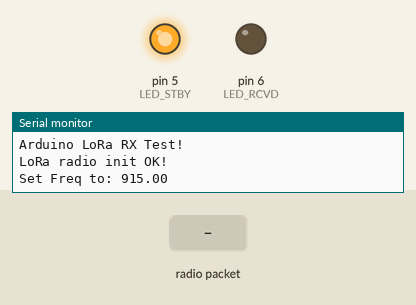
A sketch run on a simulated Arduino Uno, built with avr-gcc and run on an emulated ATmega328P. Parts: output pins drawn as LEDs (lit = HIGH), the last lines printed to the serial monitor. The inputs (shaded band) are chosen by the test bench. No radio packets arrive unless stated; pins used as bus, display or sensor lines are not drawn.

Above: at 1.3 s.
1.4 s: radio packet "1" arrives
At 1.55 s:
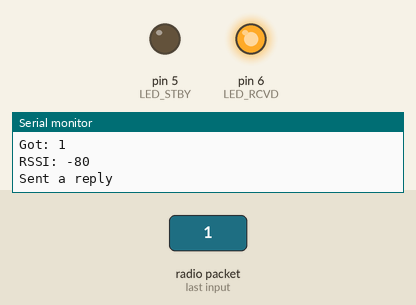
Timing chart, 0 to 4.4 s (numbered marks = the images above; inputs shaded):
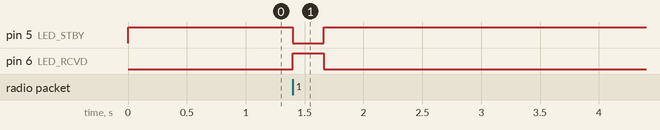

The sketch:

lora_rx.ino
```cpp
// LoRa 915MHz_RX
// -*- mode: C++ -*-
// Example sketch showing how to create a simple messaging client (receiver)
// with the RH_RF95 class. RH_RF95 class does not provide for addressing or
// reliability, so you should only use RH_RF95 if you do not need the higher
// level messaging abilities.
// It is designed to work with the other example Arduino9x_TX

#include <SPI.h>
#include <RH_RF95.h>

#define RFM95_CS 10
#define RFM95_RST 9
#define RFM95_INT 2

// change to 915.0 MHz, it must match RX's frequency!
#define RF95_FREQ 915.0

// singleton instance of the radio driver
RH_RF95 rf95(RFM95_CS, RFM95_INT);

// blink on receipt
#define LED_STBY 5
#define LED_RCVD 6

// packet statistics
int sent_pkt = 0;
int rcvd_pkt = 0;
int lost_pkt = 0;

void setup(){
	pinMode(LED_STBY, OUTPUT);
	pinMode(LED_RCVD, OUTPUT);
	pinMode(RFM95_RST, OUTPUT);
	digitalWrite(RFM95_RST, HIGH);
	digitalWrite(LED_STBY, HIGH);
	digitalWrite(LED_RCVD, LOW);

	while(!Serial);
	Serial.begin(9600); delay(100);

	Serial.println("Arduino LoRa RX Test!");

	// manual reset
	digitalWrite(RFM95_RST, LOW); delay(10);
	digitalWrite(RFM95_RST, HIGH); delay(10);

	while(!rf95.init()){
		Serial.println("LoRa radio init failed");
		while (1);
	}
	Serial.println("LoRa radio init OK!");

	// Defaults after init are 434.0MHz, modulation GFSK_Rb250Fd250, +13dbM
	if(!rf95.setFrequency(RF95_FREQ)){
		Serial.println("setFrequency failed");
		while (1);
	}
	Serial.print("Set Freq to: "); Serial.println(RF95_FREQ);

	// Defaults after init are 434.0MHz, 13dBm, Bw = 125 kHz, Cr = 4/5, Sf = 128chips/symbol, CRC on

	// The default transmitter power is 13dBm, using PA_BOOST.
	// If you are using RFM95/96/97/98 modules which uses the PA_BOOST transmitter pin, then
	// you can set transmitter powers from 5 to 23 dBm:
	rf95.setTxPower(23, false);
}

void loop(){
	digitalWrite(LED_STBY, HIGH);
	if(rf95.available()){
		// there should be a message for us now
		uint8_t buf[RH_RF95_MAX_MESSAGE_LEN];
		uint8_t len = sizeof(buf);
		if(rf95.recv(buf, &len)){
			// received message
			digitalWrite(LED_STBY, LOW);
			digitalWrite(LED_RCVD, HIGH);
			RH_RF95::printBuffer("Received: ", buf, len);
			Serial.print("Got: ");
			Serial.println((char*)buf);
			Serial.print("RSSI: ");
			Serial.println(rf95.lastRssi(), DEC);
			rcvd_pkt++;
			// send a reply
			uint8_t data[] = "And hello back to you";
			rf95.send(data, sizeof(data));
			rf95.waitPacketSent();
			Serial.println("Sent a reply"); delay(200);
			digitalWrite(LED_RCVD, LOW);
			digitalWrite(LED_STBY, HIGH);
		} else{
			// receive failed
			digitalWrite(LED_STBY, LOW);
			digitalWrite(LED_RCVD, LOW);
			Serial.println("Received failed");
			lost_pkt++;
			delay(500);
		}
	}
	sent_pkt++;
	digitalWrite(LED_STBY, HIGH); // set standby led
}
```

Measured:
- after the input at 1.4 s, pin 5 (LED_STBY): HIGH → LOW at once, → HIGH 0.26 s later; pin 6 (LED_RCVD): LOW → HIGH at once, → LOW 0.26 s later
